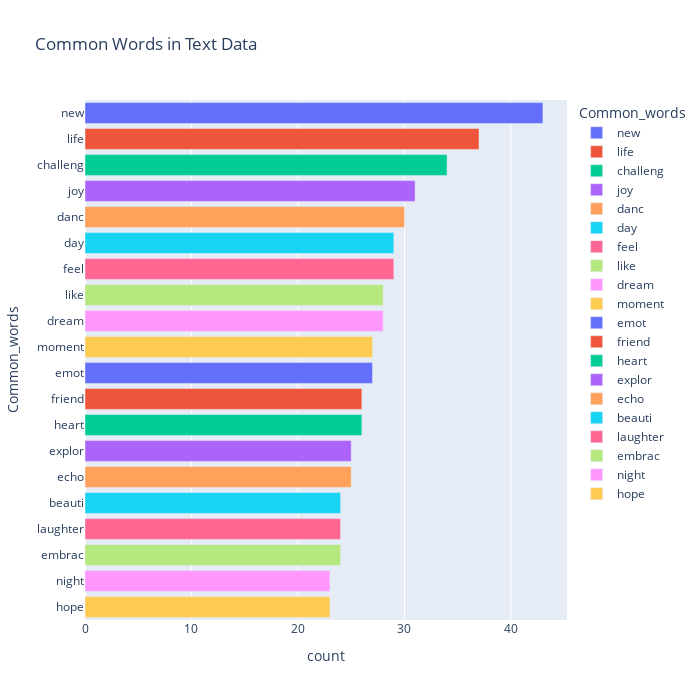

Here is the notebook cell this chart was saved with:
### Code cell
df1['temp_list'] = df1['Clean_Text'].apply(lambda x: str(x).split())
top_words = Counter([item for sublist in df1['temp_list'] for item in sublist])
top_words_df = pd.DataFrame(top_words.most_common(20), columns=['Common_words', 'count'])

fig = px.bar(top_words_df,
            x="count",
            y="Common_words",
            title='Common Words in Text Data',
            orientation='h',
            width=700,
            height=700,
            color='Common_words')

fig.show()

### Figure 1 — Plotly figure (JSON) as saved in the notebook; plotly's stock layout.template omitted (floating-point values rounded to 4 significant figures)
{"data": [{"alignmentgroup": "True", "hovertemplate": "Common_words=%{y}<br>count=%{x}<extra></extra>", "legendgroup": "new", "marker": {"color": "#636efa", "pattern": {"shape": ""}}, "name": "new", "offsetgroup": "new", "orientation": "h", "showlegend": true, "textposition": "auto", "type": "bar", "x": [43], "xaxis": "x", "y": ["new"], "yaxis": "y"}, {"alignmentgroup": "True", "hovertemplate": "Common_words=%{y}<br>count=%{x}<extra></extra>", "legendgroup": "life", "marker": {"color": "#EF553B", "pattern": {"shape": ""}}, "name": "life", "offsetgroup": "life", "orientation": "h", "showlegend": true, "textposition": "auto", "type": "bar", "x": [37], "xaxis": "x", "y": ["life"], "yaxis": "y"}, {"alignmentgroup": "True", "hovertemplate": "Common_words=%{y}<br>count=%{x}<extra></extra>", "legendgroup": "challeng", "marker": {"color": "#00cc96", "pattern": {"shape": ""}}, "name": "challeng", "offsetgroup": "challeng", "orientation": "h", "showlegend": true, "textposition": "auto", "type": "bar", "x": [34], "xaxis": "x", "y": ["challeng"], "yaxis": "y"}, {"alignmentgroup": "True", "hovertemplate": "Common_words=%{y}<br>count=%{x}<extra></extra>", "legendgroup": "joy", "marker": {"color": "#ab63fa", "pattern": {"shape": ""}}, "name": "joy", "offsetgroup": "joy", "orientation": "h", "showlegend": true, "textposition": "auto", "type": "bar", "x": [31], "xaxis": "x", "y": ["joy"], "yaxis": "y"}, {"alignmentgroup": "True", "hovertemplate": "Common_words=%{y}<br>count=%{x}<extra></extra>", "legendgroup": "danc", "marker": {"color": "#FFA15A", "pattern": {"shape": ""}}, "name": "danc", "offsetgroup": "danc", "orientation": "h", "showlegend": true, "textposition": "auto", "type": "bar", "x": [30], "xaxis": "x", "y": ["danc"], "yaxis": "y"}, {"alignmentgroup": "True", "hovertemplate": "Common_words=%{y}<br>count=%{x}<extra></extra>", "legendgroup": "day", "marker": {"color": "#19d3f3", "pattern": {"shape": ""}}, "name": "day", "offsetgroup": "day", "orientation": "h", "showlegend": true, "textposition": "auto", "type": "bar", "x": [29], "xaxis": "x", "y": ["day"], "yaxis": "y"}, {"alignmentgroup": "True", "hovertemplate": "Common_words=%{y}<br>count=%{x}<extra></extra>", "legendgroup": "feel", "marker": {"color": "#FF6692", "pattern": {"shape": ""}}, "name": "feel", "offsetgroup": "feel", "orientation": "h", "showlegend": true, "textposition": "auto", "type": "bar", "x": [29], "xaxis": "x", "y": ["feel"], "yaxis": "y"}, {"alignmentgroup": "True", "hovertemplate": "Common_words=%{y}<br>count=%{x}<extra></extra>", "legendgroup": "like", "marker": {"color": "#B6E880", "pattern": {"shape": ""}}, "name": "like", "offsetgroup": "like", "orientation": "h", "showlegend": true, "textposition": "auto", "type": "bar", "x": [28], "xaxis": "x", "y": ["like"], "yaxis": "y"}, {"alignmentgroup": "True", "hovertemplate": "Common_words=%{y}<br>count=%{x}<extra></extra>", "legendgroup": "dream", "marker": {"color": "#FF97FF", "pattern": {"shape": ""}}, "name": "dream", "offsetgroup": "dream", "orientation": "h", "showlegend": true, "textposition": "auto", "type": "bar", "x": [28], "xaxis": "x", "y": ["dream"], "yaxis": "y"}, {"alignmentgroup": "True", "hovertemplate": "Common_words=%{y}<br>count=%{x}<extra></extra>", "legendgroup": "moment", "marker": {"color": "#FECB52", "pattern": {"shape": ""}}, "name": "moment", "offsetgroup": "moment", "orientation": "h", "showlegend": true, "textposition": "auto", "type": "bar", "x": [27], "xaxis": "x", "y": ["moment"], "yaxis": "y"}, {"alignmentgroup": "True", "hovertemplate": "Common_words=%{y}<br>count=%{x}<extra></extra>", "legendgroup": "emot", "marker": {"color": "#636efa", "pattern": {"shape": ""}}, "name": "emot", "offsetgroup": "emot", "orientation": "h", "showlegend": true, "textposition": "auto", "type": "bar", "x": [27], "xaxis": "x", "y": ["emot"], "yaxis": "y"}, {"alignmentgroup": "True", "hovertemplate": "Common_words=%{y}<br>count=%{x}<extra></extra>", "legendgroup": "friend", "marker": {"color": "#EF553B", "pattern": {"shape": ""}}, "name": "friend", "offsetgroup": "friend", "orientation": "h", "showlegend": true, "textposition": "auto", "type": "bar", "x": [26], "xaxis": "x", "y": ["friend"], "yaxis": "y"}, {"alignmentgroup": "True", "hovertemplate": "Common_words=%{y}<br>count=%{x}<extra></extra>", "legendgroup": "heart", "marker": {"color": "#00cc96", "pattern": {"shape": ""}}, "name": "heart", "offsetgroup": "heart", "orientation": "h", "showlegend": true, "textposition": "auto", "type": "bar", "x": [26], "xaxis": "x", "y": ["heart"], "yaxis": "y"}, {"alignmentgroup": "True", "hovertemplate": "Common_words=%{y}<br>count=%{x}<extra></extra>", "legendgroup": "explor", "marker": {"color": "#ab63fa", "pattern": {"shape": ""}}, "name": "explor", "offsetgroup": "explor", "orientation": "h", "showlegend": true, "textposition": "auto", "type": "bar", "x": [25], "xaxis": "x", "y": ["explor"], "yaxis": "y"}, {"alignmentgroup": "True", "hovertemplate": "Common_words=%{y}<br>count=%{x}<extra></extra>", "legendgroup": "echo", "marker": {"color": "#FFA15A", "pattern": {"shape": ""}}, "name": "echo", "offsetgroup": "echo", "orientation": "h", "showlegend": true, "textposition": "auto", "type": "bar", "x": [25], "xaxis": "x", "y": ["echo"], "yaxis": "y"}, {"alignmentgroup": "True", "hovertemplate": "Common_words=%{y}<br>count=%{x}<extra></extra>", "legendgroup": "beauti", "marker": {"color": "#19d3f3", "pattern": {"shape": ""}}, "name": "beauti", "offsetgroup": "beauti", "orientation": "h", "showlegend": true, "textposition": "auto", "type": "bar", "x": [24], "xaxis": "x", "y": ["beauti"], "yaxis": "y"}, {"alignmentgroup": "True", "hovertemplate": "Common_words=%{y}<br>count=%{x}<extra></extra>", "legendgroup": "laughter", "marker": {"color": "#FF6692", "pattern": {"shape": ""}}, "name": "laughter", "offsetgroup": "laughter", "orientation": "h", "showlegend": true, "textposition": "auto", "type": "bar", "x": [24], "xaxis": "x", "y": ["laughter"], "yaxis": "y"}, {"alignmentgroup": "True", "hovertemplate": "Common_words=%{y}<br>count=%{x}<extra></extra>", "legendgroup": "embrac", "marker": {"color": "#B6E880", "pattern": {"shape": ""}}, "name": "embrac", "offsetgroup": "embrac", "orientation": "h", "showlegend": true, "textposition": "auto", "type": "bar", "x": [24], "xaxis": "x", "y": ["embrac"], "yaxis": "y"}, {"alignmentgroup": "True", "hovertemplate": "Common_words=%{y}<br>count=%{x}<extra></extra>", "legendgroup": "night", "marker": {"color": "#FF97FF", "pattern": {"shape": ""}}, "name": "night", "offsetgroup": "night", "orientation": "h", "showlegend": true, "textposition": "auto", "type": "bar", "x": [23], "xaxis": "x", "y": ["night"], "yaxis": "y"}, {"alignmentgroup": "True", "hovertemplate": "Common_words=%{y}<br>count=%{x}<extra></extra>", "legendgroup": "hope", "marker": {"color": "#FECB52", "pattern": {"shape": ""}}, "name": "hope", "offsetgroup": "hope", "orientation": "h", "showlegend": true, "textposition": "auto", "type": "bar", "x": [23], "xaxis": "x", "y": ["hope"], "yaxis": "y"}], "layout": {"barmode": "relative", "height": 700, "legend": {"title": {"text": "Common_words"}, "tracegroupgap": 0}, "title": {"text": "Common Words in Text Data"}, "width": 700, "xaxis": {"anchor": "y", "domain": [0, 1], "title": {"text": "count"}}, "yaxis": {"anchor": "x", "categoryarray": ["hope", "night", "embrac", "laughter", "beauti", "echo", "explor", "heart", "friend", "emot", "moment", "dream", "like", "feel", "day", "danc", "joy", "challeng", "life", "new"], "categoryorder": "array", "domain": [0, 1], "title": {"text": "Common_words"}}}}
